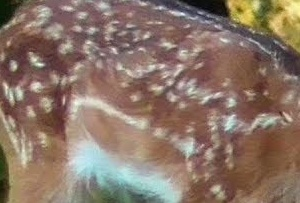
#> input picture utility_libraries/image_mossaic/1_coat.jpg, 300 x 203 px
$ python merge_before_after.py
#> lines starting #> are read from the running program, lines starting #| are printed output that depends on the picture
import os
from PIL import Image
# Get directory paths from user
before_dir = input("Enter the 'before' directory path: ")
#> the answer given: image_mossaic
after_dir = input("Enter the 'after' directory path: ")
#> the answer given: image_mossaic
merged_dir = input("Enter the 'merged' directory path: ")
#> the answer given: image_mossaic
# Verify directories exist
if not os.path.exists(before_dir) or not os.path.exists(after_dir):
    raise Exception("One or both directories do not exist!")
# Create merged directory if it doesn't exist
if not os.path.exists(merged_dir):
    os.makedirs(merged_dir)
# Get list of files from both directories
before_files = sorted([f for f in os.listdir(before_dir) if f.lower().endswith(('.png', '.jpg', '.jpeg', '.gif', '.bmp'))])
after_files = sorted([f for f in os.listdir(after_dir) if f.lower().endswith(('.png', '.jpg', '.jpeg', '.gif', '.bmp'))])

# Process each pair of images
for before_file, after_file in zip(before_files, after_files):
    # Open images
    before_img = Image.open(os.path.join(before_dir, before_file))
#> before_img is the input picture: PIL image 300x203 RGB; mean R, G, B 138.9, 116.9, 103.2
    after_img = Image.open(os.path.join(after_dir, after_file))

    # Ensure both images are the same size
    width = max(before_img.width, after_img.width)
#> width = 300
    height = max(before_img.height, after_img.height)
#> height = 203

    # Resize if necessary
    before_img = before_img.resize((width, height))
    after_img = after_img.resize((width, height))

    # Create new image by placing before and after side by side
    merged_img = Image.new('RGB', (width * 2, height))
#> merged_img: PIL image 600x203 RGB; every value is 0
    merged_img.paste(before_img, (0, 0))
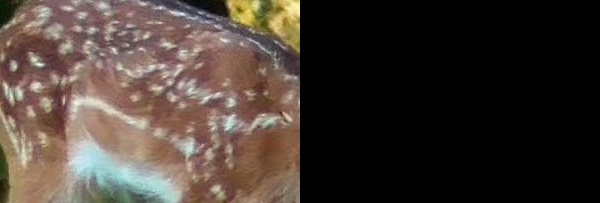
#> merged_img: PIL image 600x203 RGB; mean R, G, B 69.4, 58.5, 51.6
    merged_img.paste(after_img, (width, 0))
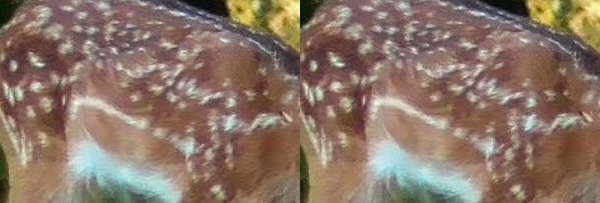
#> merged_img: PIL image 600x203 RGB; mean R, G, B 138.9, 116.9, 103.2

    # Save merged image
    output_filename = f'merged_{os.path.splitext(before_file)[0]}.jpg'
    merged_img.save(os.path.join(merged_dir, output_filename))
#> pass 2 of the loop `for before_file, after_file in zip(before_files, after_files):`:
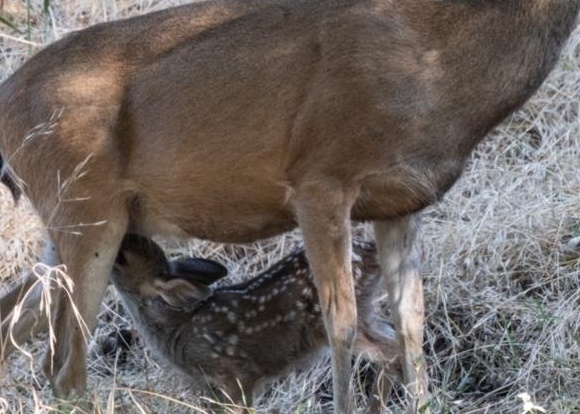
#> input picture utility_libraries/image_mossaic/2_coat.jpg, 580 x 414 px
#> before_img is the input picture: PIL image 580x414 RGB; mean R, G, B 109.8, 101.4, 97.5
#> `merged_img.paste(before_img, (0, 0))`:
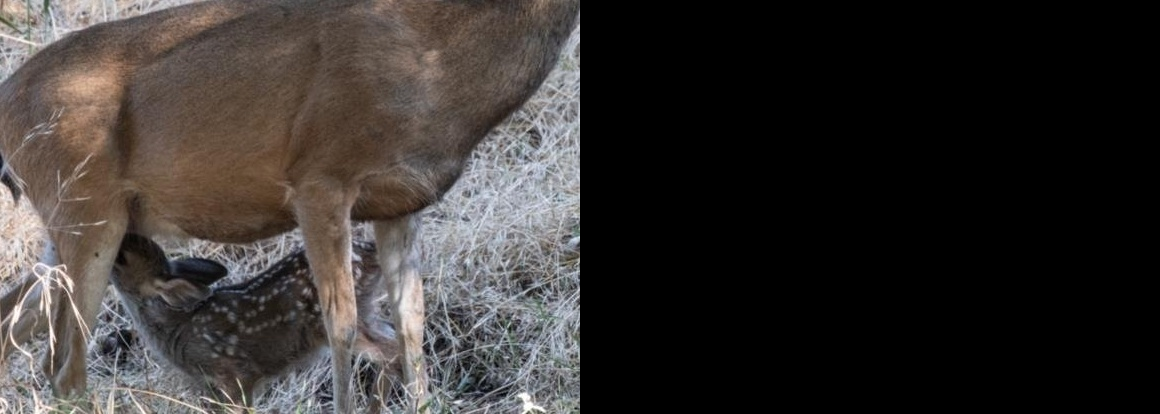
#> merged_img: PIL image 1160x414 RGB; mean R, G, B 54.9, 50.7, 48.7
#> `merged_img.paste(after_img, (width, 0))`:
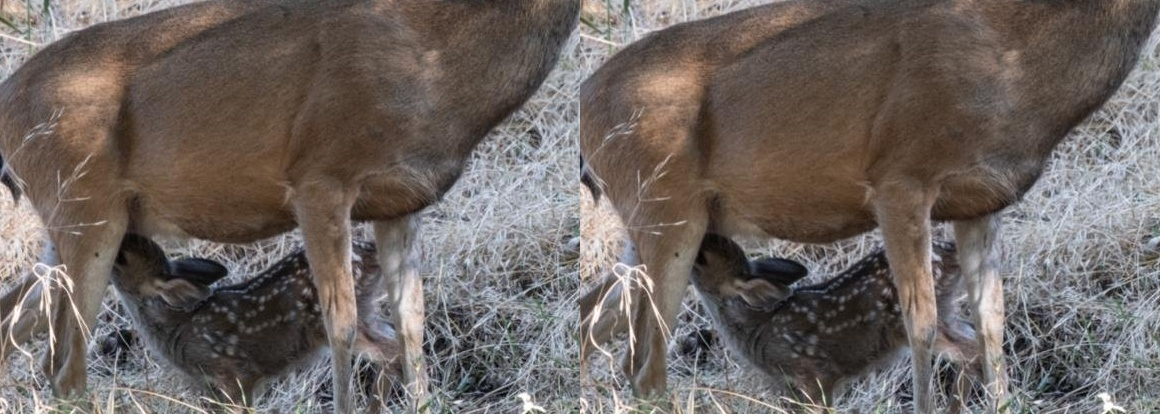
#> merged_img: PIL image 1160x414 RGB; mean R, G, B 109.8, 101.4, 97.5

print("Merging complete!")
